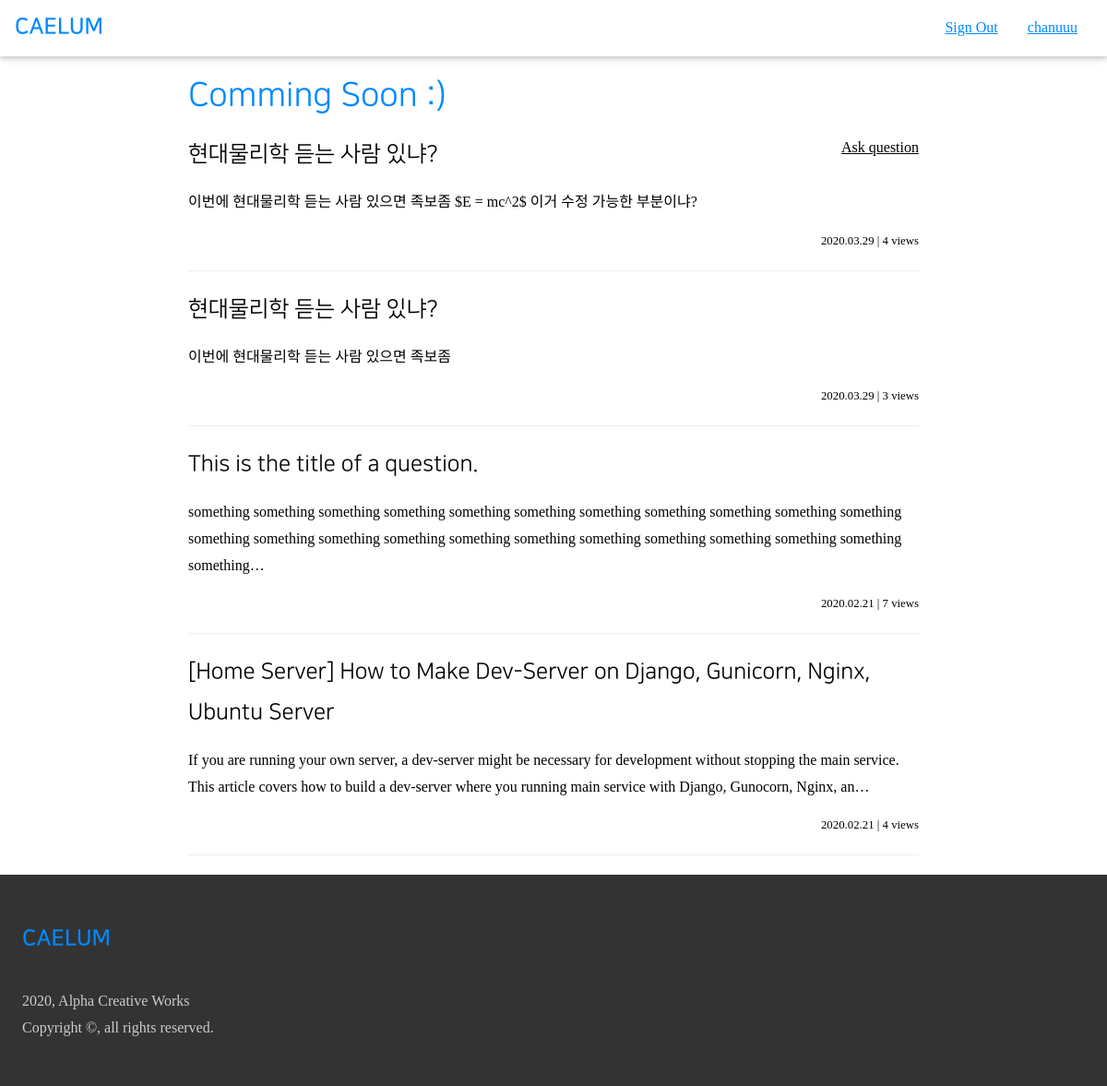
The page / (signed in) on the database as committed earlier.
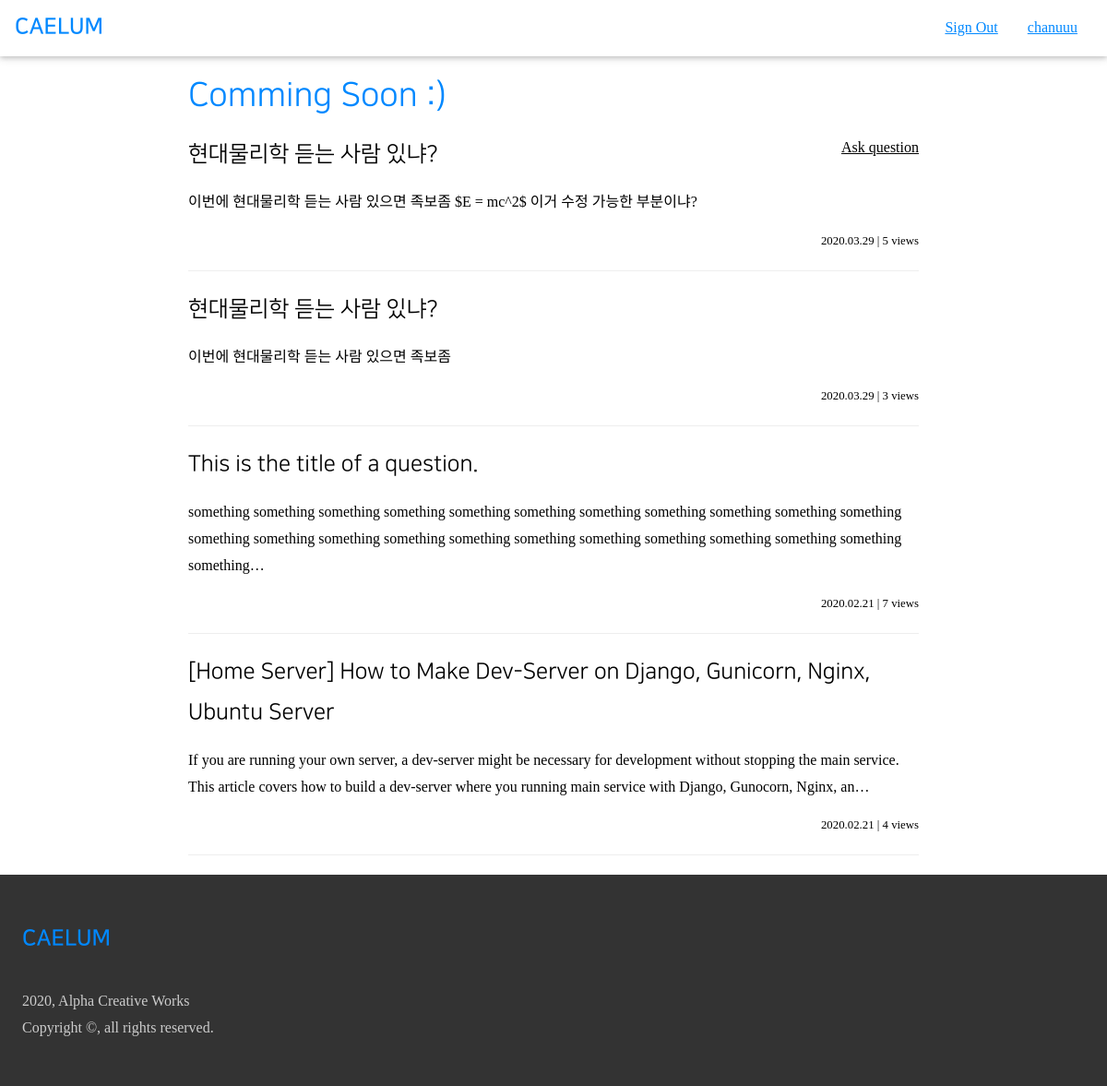
The same page on the database as committed later.
### air/models.py (models this page shows, shortened)
class Article(models.Model):
    author = models.ForeignKey(
        User,
        on_delete=models.CASCADE,
    )
    content = MarkdownxField()
    tags = TaggableManager(
        blank=True,
    )
    date_created = models.DateTimeField(
        auto_now_add=True,
    )
    hit_count = models.IntegerField(
        default=0,
    )
    is_answer = models.BooleanField(
        default=False,
    )
    parent = models.ForeignKey(
        'self',
        blank=True,
        null=True,
        on_delete=models.CASCADE,
        related_name='answers',
    )
    accepted = models.BooleanField(
        default=False,
    )
    def get_title(self):
        return self.content.split('\n')[0].replace('#', '').strip()
    def get_preview(self):
        text = ''.join(self.content.split('\n')[1:])
        preview = re.sub('\!\[\]\(.+\)', '', text)
        preview = re.sub('\#+', '', preview)
        return(preview)
    class Meta:
        ordering = ['-date_created']

### air/views.py (the view)
# urls.py: path('', views.index, name='index'),
@login_required
def index(request):
    user = request.user
    articles = Article.objects.filter(is_answer=False).all()
    context = {
        'user': user,
        'articles': articles,
    }
    return render(request, 'air/index.html', context)

### air/templates/air/index.html (shortened to what this page needs)
{% extends 'air/account_widget.html' %}
{% block content %}
 <div class=" acw3-container acw3-max-width-840 acw3-min-height-100">
     <h1 class=" acw3-text-c">Comming Soon :)</h1>
    <a href="{% url 'air:question' %}" class=" acw3-right">Ask question</a>
     {% for article in articles %}
     <a href="{% url 'air:article' article.pk %}" class=" acw3-text-none"
       ><h3>{{ article.get_title }}</h3></a
     >
     <p>{{ article.get_preview | truncatechars:230 }}</p>
     <div class=" acw3-bar">
       <small  class=" acw3-right">
         {{ article.date_created  | date:'Y.m.d' }} | {{ article.hit_count }} views
       </small>
     </div>
     <hr />
   {% endfor %}
 </div>
{% endblock %}

Rows that differ between the two databases and show on the page:
changed Article "이번에 현대물리학 듣는 사람 있으면 족보좀 $E = mc^2$ 이거 수정 가능한 부분이냐?": hit_count "4" → "5"
